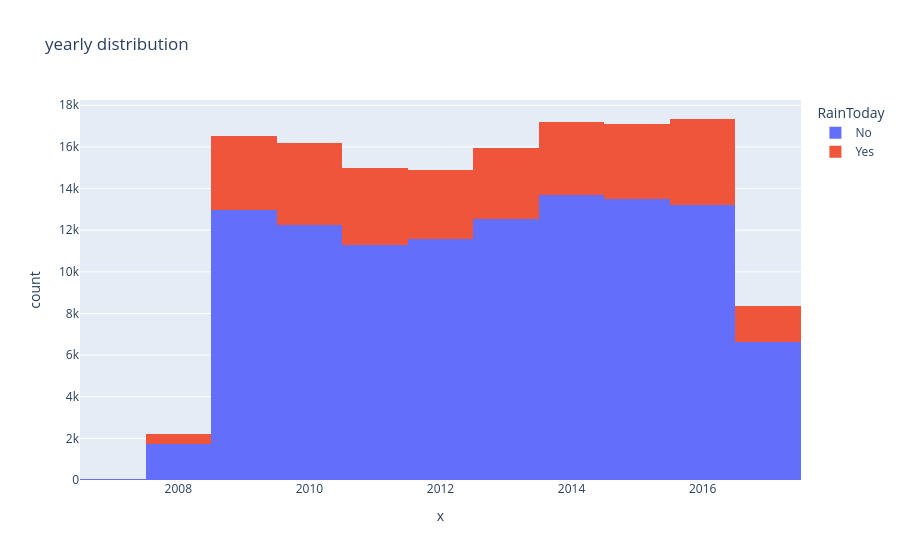

This figure's notebook cell:
### Code cell
height=500
px.histogram(raw_df,x=year,color='RainToday',title='yearly distribution',height=height)

### Figure 1 — Plotly figure (JSON) as saved in the notebook; plotly's stock layout.template omitted (floating-point values rounded to 4 significant figures; data arrays with more than 128 entries replaced by an {"elided": "..."} marker saying what was removed)
{"data": [{"alignmentgroup": "True", "bingroup": "x", "hovertemplate": "RainToday=No<br>x=%{x}<br>count=%{y}<extra></extra>", "legendgroup": "No", "marker": {"color": "#636efa", "pattern": {"shape": ""}}, "name": "No", "offsetgroup": "No", "orientation": "v", "showlegend": true, "type": "histogram", "x": {"elided": "109332 int values"}, "xaxis": "x", "yaxis": "y"}, {"alignmentgroup": "True", "bingroup": "x", "hovertemplate": "RainToday=Yes<br>x=%{x}<br>count=%{y}<extra></extra>", "legendgroup": "Yes", "marker": {"color": "#EF553B", "pattern": {"shape": ""}}, "name": "Yes", "offsetgroup": "Yes", "orientation": "v", "showlegend": true, "type": "histogram", "x": {"elided": "31455 int values"}, "xaxis": "x", "yaxis": "y"}], "layout": {"autosize": true, "barmode": "relative", "legend": {"title": {"text": "RainToday"}, "tracegroupgap": 0}, "title": {"text": "yearly distribution"}, "xaxis": {"anchor": "y", "autorange": true, "domain": [0, 1], "range": [2006.0, 2018.0], "title": {"text": "x"}, "type": "linear"}, "yaxis": {"anchor": "x", "autorange": true, "domain": [0, 1], "range": [0, 18250.0], "title": {"text": "count"}}}}
